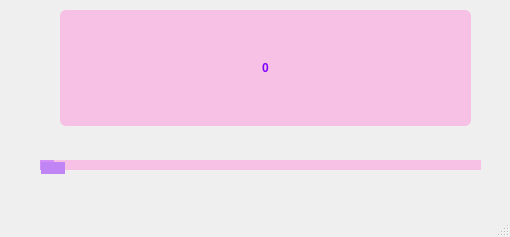
<?xml version="1.0" encoding="UTF-8"?>
<ui version="4.0">
 <class>MainWindow</class>
 <widget class="QMainWindow" name="MainWindow">
  <property name="geometry">
   <rect>
    <x>0</x>
    <y>0</y>
    <width>510</width>
    <height>237</height>
   </rect>
  </property>
  <property name="sizeIncrement">
   <size>
    <width>5</width>
    <height>0</height>
   </size>
  </property>
  <property name="windowTitle">
   <string>MainWindow</string>
  </property>
  <widget class="QWidget" name="centralwidget">
   <widget class="QSlider" name="horizontalSlider">
    <property name="geometry">
     <rect>
      <x>40</x>
      <y>140</y>
      <width>441</width>
      <height>51</height>
     </rect>
    </property>
    <property name="styleSheet">
     <string notr="true">QSlider::groove:horizontal {
    border: 1px solid #b57edc;
    height: 8px;
    background: qlineargradient(x1:0, y1:0, x2:1, y2:0,
                                stop:0 #f7a1d1, stop:1 #b57edc);
    border-radius: 4px;
}

QSlider::handle:horizontal {
    background: qlineargradient(x1:0, y1:0, x2:1, y2:1,
                                stop:0 #ffccff, stop:1 #c084f5);
    border: 1px solid #aa66cc;
    width: 12px;
    height: 12px;
    margin: -5px 0;
    border-top: 0px;
    border-left: 6px solid transparent;
    border-right: 6px solid transparent;
    border-bottom: 12px solid #c084f5;
    border-radius: 0px;
}

QSlider::add-page:horizontal {
    background: #f7c1e5;
}

QSlider::sub-page:horizontal {
    background: #d38ff5;
}
</string>
    </property>
    <property name="orientation">
     <enum>Qt::Horizontal</enum>
    </property>
   </widget>
   <widget class="QLabel" name="label">
    <property name="geometry">
     <rect>
      <x>60</x>
      <y>10</y>
      <width>411</width>
      <height>116</height>
     </rect>
    </property>
    <property name="font">
     <font>
      <weight>75</weight>
      <bold>true</bold>
     </font>
    </property>
    <property name="styleSheet">
     <string notr="true">QLabel {
    color: #8000ff;            /* Mor yazı rengi */
    background-color: #f7c1e5; /* Pembe arka plan */
    font-weight: bold;         /* (İsteğe bağlı) Yazıyı kalın yapar */
    padding: 4px;              /* Kenarlardan boşluk verir, hoş görünür */
    border-radius: 6px;        /* Köşeleri yumuşatır */
}
</string>
    </property>
    <property name="text">
     <string>0</string>
    </property>
    <property name="alignment">
     <set>Qt::AlignCenter</set>
    </property>
   </widget>
  </widget>
  <widget class="QMenuBar" name="menubar">
   <property name="geometry">
    <rect>
     <x>0</x>
     <y>0</y>
     <width>510</width>
     <height>26</height>
    </rect>
   </property>
  </widget>
  <widget class="QStatusBar" name="statusbar"/>
 </widget>
 <resources/>
 <connections/>
</ui>
